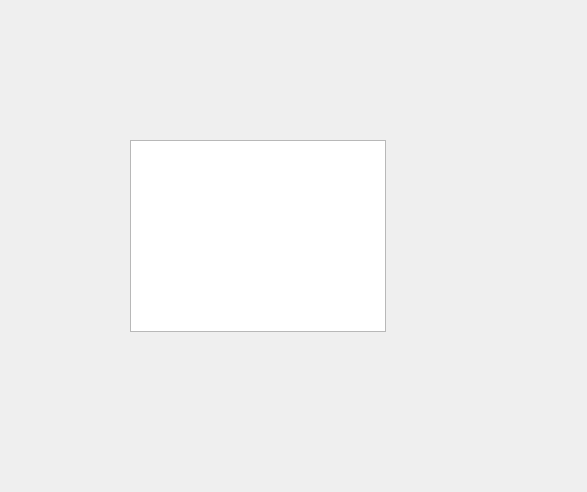
<?xml version="1.0" encoding="UTF-8"?>
<ui version="4.0">
 <class>HelpView</class>
 <widget class="QDialog" name="HelpView">
  <property name="geometry">
   <rect>
    <x>0</x>
    <y>0</y>
    <width>587</width>
    <height>492</height>
   </rect>
  </property>
  <property name="windowTitle">
   <string>Dialog</string>
  </property>
  <widget class="QGraphicsView" name="graphicsView">
   <property name="geometry">
    <rect>
     <x>130</x>
     <y>140</y>
     <width>256</width>
     <height>192</height>
    </rect>
   </property>
  </widget>
 </widget>
 <resources/>
 <connections/>
</ui>
